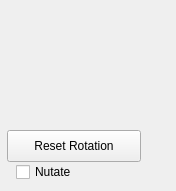
                        <widget class="QWidget" name="tabRotation">
                         <property name="toolTip">
                          <string>Shift-drag in 3D viewer to rotate with the mouse.</string>
                         </property>
                         <attribute name="title">
                          <string>Rotation</string>
                         </attribute>
                         <widget class="AngleWidget" name="rotXWidget">
                          <property name="geometry">
                           <rect>
                            <x>13</x>
                            <y>3</y>
                            <width>153</width>
                            <height>41</height>
                           </rect>
                          </property>
                          <property name="sizePolicy">
                           <sizepolicy hsizetype="Preferred" vsizetype="Preferred">
                            <horstretch>0</horstretch>
                            <verstretch>0</verstretch>
                           </sizepolicy>
                          </property>
                          <property name="minimumSize">
                           <size>
                            <width>0</width>
                            <height>35</height>
                           </size>
                          </property>
                          <property name="baseSize">
                           <size>
                            <width>0</width>
                            <height>35</height>
                           </size>
                          </property>
                          <property name="toolTip">
                           <string>Rotate about the object X axis</string>
                          </property>
                          <property name="textLabel">
                           <string>RotX</string>
                          </property>
                         </widget>
                         <widget class="AngleWidget" name="rotZWidget">
                          <property name="geometry">
                           <rect>
                            <x>13</x>
                            <y>85</y>
                            <width>153</width>
                            <height>41</height>
                           </rect>
                          </property>
                          <property name="sizePolicy">
                           <sizepolicy hsizetype="Preferred" vsizetype="Preferred">
                            <horstretch>0</horstretch>
                            <verstretch>0</verstretch>
                           </sizepolicy>
                          </property>
                          <property name="minimumSize">
                           <size>
                            <width>0</width>
                            <height>35</height>
                           </size>
                          </property>
                          <property name="baseSize">
                           <size>
                            <width>0</width>
                            <height>35</height>
                           </size>
                          </property>
                          <property name="toolTip">
                           <string>Rotate about the object Z axis</string>
                          </property>
                          <property name="textLabel">
                           <string>RotZ</string>
                          </property>
                         </widget>
                         <widget class="AngleWidget" name="rotYWidget">
                          <property name="geometry">
                           <rect>
                            <x>13</x>
                            <y>44</y>
                            <width>153</width>
                            <height>41</height>
                           </rect>
                          </property>
                          <property name="sizePolicy">
                           <sizepolicy hsizetype="Preferred" vsizetype="Preferred">
                            <horstretch>0</horstretch>
                            <verstretch>0</verstretch>
                           </sizepolicy>
                          </property>
                          <property name="minimumSize">
                           <size>
                            <width>0</width>
                            <height>35</height>
                           </size>
                          </property>
                          <property name="baseSize">
                           <size>
                            <width>0</width>
                            <height>35</height>
                           </size>
                          </property>
                          <property name="toolTip">
                           <string>Rotate about the object Y axis</string>
                          </property>
                          <property name="textLabel">
                           <string>RotY</string>
                          </property>
                         </widget>
                         <widget class="QPushButton" name="rotationResetButton">
                          <property name="geometry">
                           <rect>
                            <x>7</x>
                            <y>130</y>
                            <width>134</width>
                            <height>32</height>
                           </rect>
                          </property>
                          <property name="sizePolicy">
                           <sizepolicy hsizetype="Fixed" vsizetype="Fixed">
                            <horstretch>0</horstretch>
                            <verstretch>0</verstretch>
                           </sizepolicy>
                          </property>
                          <property name="toolTip">
                           <string>Restore original orientation to match MIP and Z-slice views</string>
                          </property>
                          <property name="autoFillBackground">
                           <bool>false</bool>
                          </property>
                          <property name="text">
                           <string>Reset Rotation</string>
                          </property>
                         </widget>
                         <widget class="QCheckBox" name="nutateButton">
                          <property name="geometry">
                           <rect>
                            <x>16</x>
                            <y>162</y>
                            <width>151</width>
                            <height>20</height>
                           </rect>
                          </property>
                          <property name="toolTip">
                           <string>Gently rotate the view to enhance the 3D effect.</string>
                          </property>
                          <property name="text">
                           <string>Nutate</string>
                          </property>
                          <property name="checkable">
                           <bool>true</bool>
                          </property>
                         </widget>
                        </widget>
